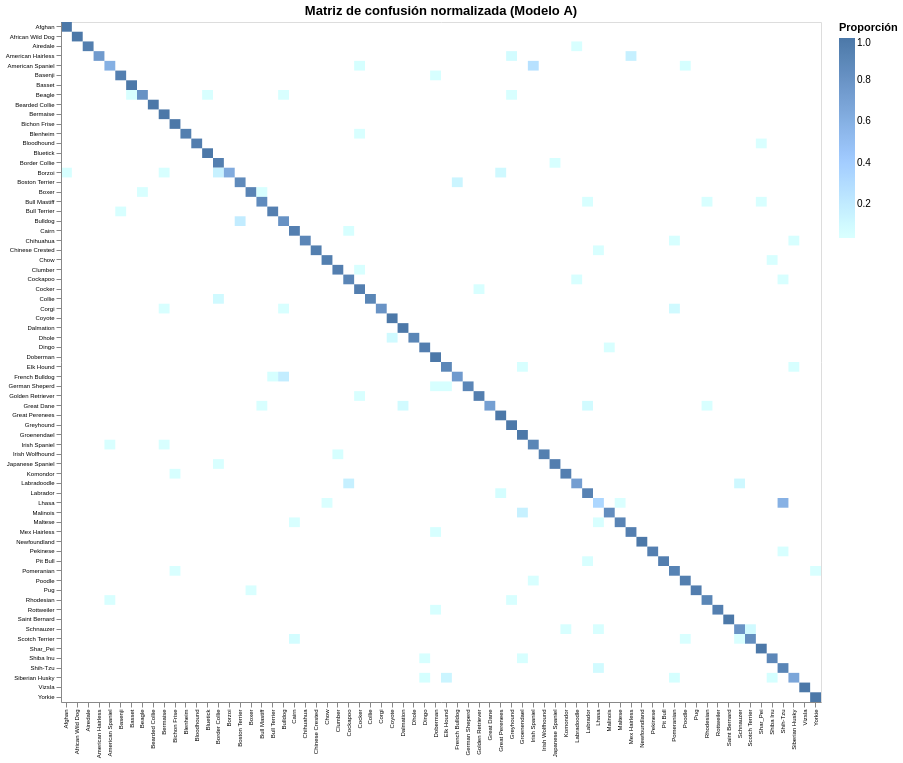

The code cell stored with this chart in its notebook:
### Code cell
def plot_confusion(evaluation: dict, model: str, top_pairs: int = 15, worst: int = 10) -> None:
    """Matriz de confusión normalizada + pares más confundidos + peores razas."""
    labels = evaluation["class_names"]
    matrix = np.asarray(evaluation["confusion_matrix"], dtype=float)
    normalized = matrix / np.maximum(matrix.sum(axis=1, keepdims=True), 1)
    long = pl.DataFrame(
        {
            "real": np.repeat(labels, len(labels)),
            "predicha": np.tile(labels, len(labels)),
            "n": matrix.reshape(-1).astype(int),
            "proporción": np.round(normalized.reshape(-1), 4),
        }
    ).filter(pl.col("n") > 0)
    chart = (
        alt.Chart(inline(long))
        .mark_rect()
        .encode(
            x=alt.X("predicha:N", sort=labels, title=None, axis=alt.Axis(labelAngle=-90, labelFontSize=6)),
            y=alt.Y("real:N", sort=labels, title=None, axis=alt.Axis(labelFontSize=6)),
            color=alt.Color(
                "proporción:Q",
                title="Proporción",
                scale=alt.Scale(range=["#ffffff", COLORS["primary"]]),
            ),
            tooltip=[
                alt.Tooltip("real:N", title="Real"),
                alt.Tooltip("predicha:N", title="Predicha"),
                alt.Tooltip("n:Q", title="Imágenes"),
                alt.Tooltip("proporción:Q", format=".1%"),
            ],
        )
        .properties(width=760, height=680, title=f"Matriz de confusión normalizada ({model})")
    )
    display(chart)

    off_diagonal = matrix.copy()
    np.fill_diagonal(off_diagonal, 0)
    pairs = [
        {"real": labels[row], "predicha": labels[column], "n": int(off_diagonal[row, column])}
        for row, column in zip(*np.nonzero(off_diagonal))
    ]
    if pairs:
        mostrar(pl.DataFrame(pairs).sort("n", descending=True).head(top_pairs))
    mostrar(pl.DataFrame(evaluation["per_class"]).sort("accuracy").head(worst))


plot_confusion(evaluation_a, "Modelo A")

### Figure 1 — Vega-Lite specification as saved in the notebook (floating-point values rounded to 4 significant figures; data arrays with more than 128 entries replaced by an {"elided": "..."} marker saying what was removed)
{"config": {"view": {"continuousWidth": 300, "continuousHeight": 300}}, "data": {"name": "data-d7bcd67dcac43c540f6a2f6cb72f5504"}, "mark": {"type": "rect"}, "encoding": {"color": {"field": "proporción", "scale": {"range": ["#ffffff", "#4c78a8"]}, "title": "Proporción", "type": "quantitative"}, "tooltip": [{"field": "real", "title": "Real", "type": "nominal"}, {"field": "predicha", "title": "Predicha", "type": "nominal"}, {"field": "n", "title": "Imágenes", "type": "quantitative"}, {"field": "proporción", "format": ".1%", "type": "quantitative"}], "x": {"axis": {"labelAngle": -90, "labelFontSize": 6}, "field": "predicha", "sort": ["Afghan", "African Wild Dog", "Airedale", "American Hairless", "American Spaniel", "Basenji", "Basset", "Beagle", "Bearded Collie", "Bermaise", "Bichon Frise", "Blenheim", "Bloodhound", "Bluetick", "Border Collie", "Borzoi", "Boston Terrier", "Boxer", "Bull Mastiff", "Bull Terrier", "Bulldog", "Cairn", "Chihuahua", "Chinese Crested", "Chow", "Clumber", "Cockapoo", "Cocker", "Collie", "Corgi", "Coyote", "Dalmation", "Dhole", "Dingo", "Doberman", "Elk Hound", "French Bulldog", "German Sheperd", "Golden Retriever", "Great Dane", "Great Perenees", "Greyhound", "Groenendael", "Irish Spaniel", "Irish Wolfhound", "Japanese Spaniel", "Komondor", "Labradoodle", "Labrador", "Lhasa", "Malinois", "Maltese", "Mex Hairless", "Newfoundland", "Pekinese", "Pit Bull", "Pomeranian", "Poodle", "Pug", "Rhodesian", "Rottweiler", "Saint Bernard", "Schnauzer", "Scotch Terrier", "Shar_Pei", "Shiba Inu", "Shih-Tzu", "Siberian Husky", "Vizsla", "Yorkie"], "title": null, "type": "nominal"}, "y": {"axis": {"labelFontSize": 6}, "field": "real", "sort": ["Afghan", "African Wild Dog", "Airedale", "American Hairless", "American Spaniel", "Basenji", "Basset", "Beagle", "Bearded Collie", "Bermaise", "Bichon Frise", "Blenheim", "Bloodhound", "Bluetick", "Border Collie", "Borzoi", "Boston Terrier", "Boxer", "Bull Mastiff", "Bull Terrier", "Bulldog", "Cairn", "Chihuahua", "Chinese Crested", "Chow", "Clumber", "Cockapoo", "Cocker", "Collie", "Corgi", "Coyote", "Dalmation", "Dhole", "Dingo", "Doberman", "Elk Hound", "French Bulldog", "German Sheperd", "Golden Retriever", "Great Dane", "Great Perenees", "Greyhound", "Groenendael", "Irish Spaniel", "Irish Wolfhound", "Japanese Spaniel", "Komondor", "Labradoodle", "Labrador", "Lhasa", "Malinois", "Maltese", "Mex Hairless", "Newfoundland", "Pekinese", "Pit Bull", "Pomeranian", "Poodle", "Pug", "Rhodesian", "Rottweiler", "Saint Bernard", "Schnauzer", "Scotch Terrier", "Shar_Pei", "Shiba Inu", "Shih-Tzu", "Siberian Husky", "Vizsla", "Yorkie"], "title": null, "type": "nominal"}}, "height": 680, "title": "Matriz de confusión normalizada (Modelo A)", "width": 760, "$schema": "https://vega.github.io/schema/vega-lite/v6.4.1.json", "datasets": {"data-d7bcd67dcac43c540f6a2f6cb72f5504": {"elided": "159 records"}}}
